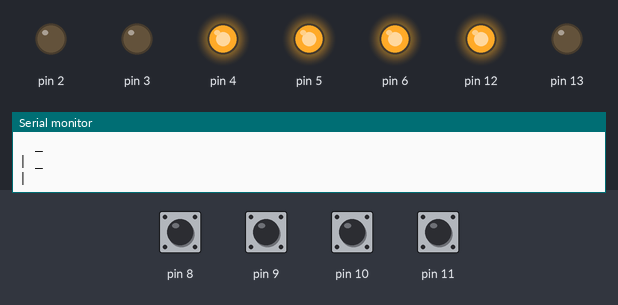
A sketch run on a simulated Arduino Uno, built with avr-gcc and run on an emulated ATmega328P. Parts: output pins drawn as LEDs (lit = HIGH), the last lines printed to the serial monitor. The test bench sets the inputs (shaded band); at power-on: pin 8–11 HIGH.

Above: at 2.8 s.
2.9 s: pin 8 pulled LOW for 1.2 s
At 4.4 s:
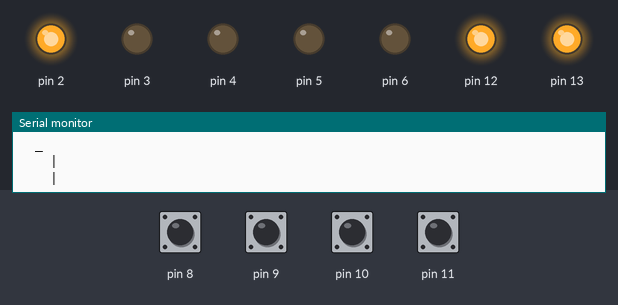
6.5 s: pin 9 pulled LOW for 1.2 s
At 7.7 s:
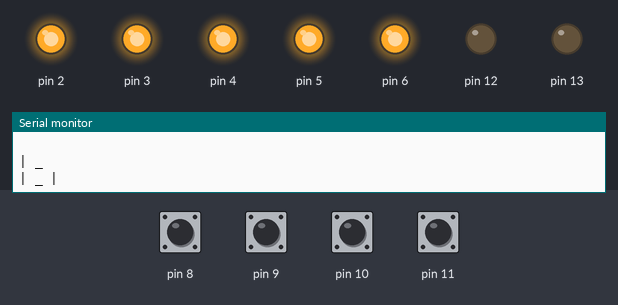
9.5 s: pin 10 pulled LOW for 1.2 s
At 10.8 s:
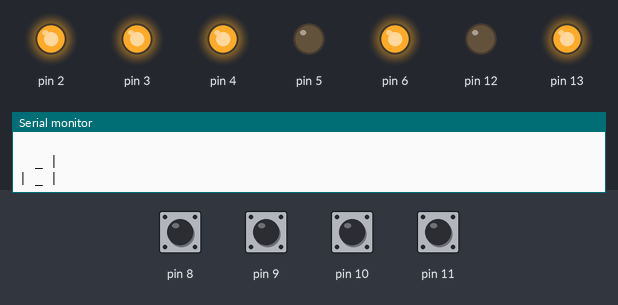
12.5 s: pin 11 pulled LOW for 1.2 s
At 13.7 s:
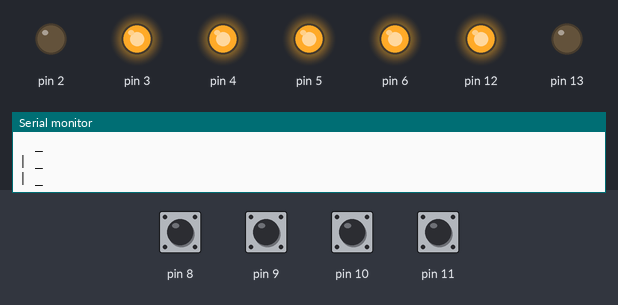
15.5 s: pin 9 driven LOW and pin 11 driven LOW
At 17.2 s:
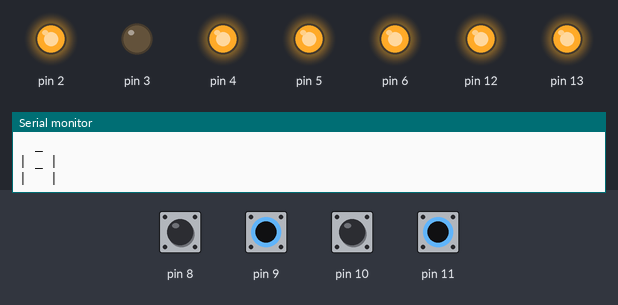
17.5 s: pin 8 pulled LOW for 1.2 s
At 18.8 s:
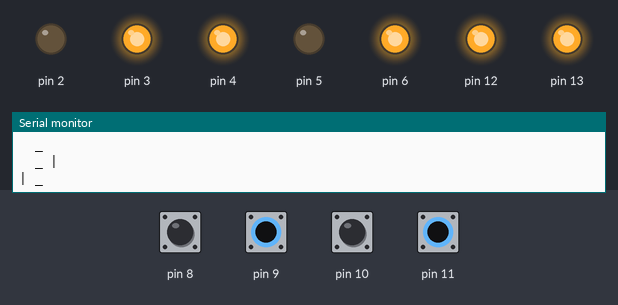
Timing chart, 0 to 20.5 s (numbered marks = the images above; inputs shaded):
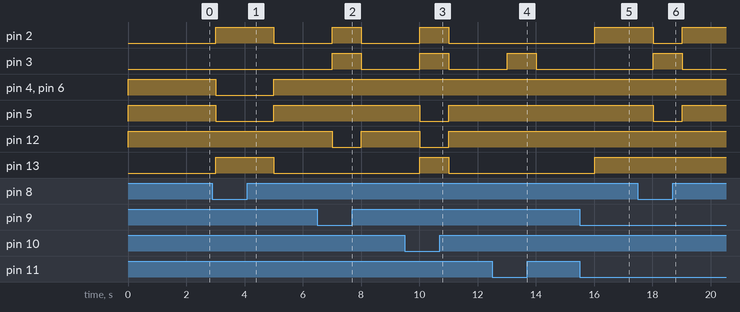

The sketch:

main.ino
```cpp
#include "SevenSegmentDisplay.h"

SevenSegmentDisplay display;

int previousState = HIGH;


void setup() {
  Serial.begin(9600);

  for (int i = 0; i<7;i++){ pinMode(i,OUTPUT); }
  for (int i = 8; i<12;i++){pinMode(i,INPUT_PULLUP);}
  pinMode(12,OUTPUT);
  pinMode(13,OUTPUT);
}

void loop() {
    int A_aux = digitalRead(8);
    int B_aux = digitalRead(9);
    int C_aux = digitalRead(10);
    int D_aux = digitalRead(11);

    bool A = A_aux;
    bool B = B_aux;
    bool C = C_aux;
    bool D = D_aux;

    bool a = display.segmentA(A, B, C, D);
    bool b = display.segmentB(A, B, C, D);
    bool c = display.segmentC(A, B, C, D);
    bool d = display.segmentD(A, B, C, D);
    bool e = display.segmentE(A, B, C, D);
    bool f = display.segmentF(A, B, C, D);
    bool g = display.segmentG(A, B, C, D);

    Serial.print("Displaying number: ");
    Serial.println(String((int)A) + " " +
                  String((int)B) + " " +
                  String((int)C) + " " +
                  String((int)D));
    display.seven_segment_display(a, b, c, d, e, f, g);
    delay(1000);
}
```

SevenSegmentDisplay.cpp
```cpp
#include "SevenSegmentDisplay.h"

bool SevenSegmentDisplay::segmentA(bool A, bool B, bool C, bool D) {
    // Implement the logic for segment A
    bool salida = (!B && !D) || (B && C) || (A && !C && !D) || (!A && B && D) || (!A && C && D)  || (A && !B && !C);
    return salida;
}

bool SevenSegmentDisplay::segmentB(bool A, bool B, bool C, bool D) {
    // Implement the logic for segment B

    bool salida = (!B && !D) || (!A && !B) || (!A && !C && !D) || (!A && C && D) || (A && !C && D) ;
    return salida;
}

bool SevenSegmentDisplay::segmentC(bool A, bool B, bool C, bool D) {
    // Implement the logic for segment C
    //bool salida = (!B && !D) || (!A && C) || (!A && B && !D) || (A && !B && !D) || (A && !C && D);
    bool salida = (!A && B) || (A && !B) || (!C && D) || (!A && !C && !D) || (!A && C && D);
    return salida;

}

bool SevenSegmentDisplay::segmentD(bool A, bool B, bool C, bool D) {
    // Implement the logic for segment D
    bool salida = (A && !C) || (!A && !B && C) || (B && !C && D) || (B && C && !D) || (A && !B && D) || (!A && !B && !C && !D) ;
    return salida;
}

bool SevenSegmentDisplay::segmentE(bool A, bool B, bool C, bool D) {
    // Implement the logic for segment E
    bool salida = (!A && !B && !D) || (!A && B && C && !D) || (A && B) || (A && !B && !C && !D) || (A && !B && C) ;
    return salida;
}

bool SevenSegmentDisplay::segmentF(bool A, bool B, bool C, bool D) {
    // Implement the logic for segment F
    //bool salida = (A) || (!C && !D) || (B && !C) || (B && !D) ;
    /*bool salida = (!A && !B && !C && !D) || (!A && B && !C && !D) || (A && B && !C && !D) || (A && !B && !C && !D) ||
                  (!A && B && !C && D) || (A && !B && !C && D) ||
                  (A && B && C && D) || (A && !B && C && D) ||
                  (!A && B && C && !D) || (A && B && C && !D) || (A && !B && C && !D);*/
    bool salida =
          (!C && !D)
        || (!C &&  D && (A ^ B))
        || ( A &&  C &&  D)
        || ( C && !D && (A || B));

    return salida;
}

bool SevenSegmentDisplay::segmentG(bool A, bool B, bool C, bool D) {
    // Implement the logic for segment G
    //bool salida = (A) || (B && !C) || (C && !D) || (!B && C) ;
    bool salida = (!A && !B && C) || (!A && B && !C) || (A && !C && D) || (C && !D) || (A && !B) || (A && C);
    return salida;
}

void SevenSegmentDisplay::seven_segment_display(bool a, bool b, bool c, bool d, bool e, bool f, bool g) {
    // Create three lines of text representing the 7-segment display
    // Use Arduino Strings for concatenation

    bool boolArray[7] = {a,b,c,d,e,f,g};

    for (int i = 2; i <7;i++){digitalWrite(i, boolArray[i] ? HIGH : LOW);}
    digitalWrite(12, boolArray[0] ? HIGH : LOW);
    digitalWrite(13, boolArray[1] ? HIGH : LOW);

    String line0 = a ? "  _ " : "   ";
    String line1 = String(f ? "|" : " ") + (g ? " _ " : "   ") + (b ? "|" : " ");
    String line2 = String(e ? "|" : " ") + (d ? " _ " : "   ") + (c ? "|" : " ");

    // Print each line over Serial
    Serial.println(line0);
    Serial.println(line1);
    Serial.println(line2);
}
```

SevenSegmentDisplay.h
```cpp
#ifndef SEVENSEGMENTDISPLAY_H
#define SEVENSEGMENTDISPLAY_H
#include <Arduino.h>  // for the String class and Serial

class SevenSegmentDisplay {
public:
    bool segmentA(bool A, bool B, bool C, bool D);
    bool segmentB(bool A, bool B, bool C, bool D);
    bool segmentC(bool A, bool B, bool C, bool D);
    bool segmentD(bool A, bool B, bool C, bool D);
    bool segmentE(bool A, bool B, bool C, bool D);
    bool segmentF(bool A, bool B, bool C, bool D);
    bool segmentG(bool A, bool B, bool C, bool D);

    void seven_segment_display(bool a, bool b, bool c, bool d, bool e, bool f, bool g);
};

#endif // FUNCTIONS_H
```

Measured:
- after the input at 2.9 s, pin 2, pin 13: LOW → HIGH after 0.10 s, → LOW 2.0 s later; pin 4–6: HIGH → LOW after 0.10 s, → HIGH 2.0 s later
- after the input at 6.5 s, pin 2, pin 3: LOW → HIGH after 0.51 s, → LOW 1.0 s later; pin 12: HIGH → LOW after 0.51 s, → HIGH 1.0 s later
- after the input at 9.5 s, pin 2, pin 3, pin 13: LOW → HIGH after 0.51 s, → LOW 1.0 s later; pin 5, pin 12: HIGH → LOW after 0.51 s, → HIGH 1.0 s later
- after the input at 12.5 s, pin 3: LOW → HIGH after 0.52 s, → LOW 1.0 s later
- after the input at 15.5 s, pin 2, pin 13: LOW → HIGH after 0.52 s
- after the input at 17.5 s, pin 2, pin 5: HIGH → LOW after 0.52 s, → HIGH 1.0 s later; pin 3: LOW → HIGH after 0.52 s, → LOW 1.0 s later
